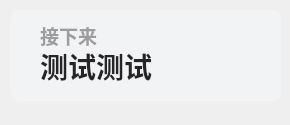
<?xml version="1.0" encoding="UTF-8"?>
<ui version="4.0">
 <class>Theme</class>
 <widget class="QWidget" name="Form">
  <property name="geometry">
   <rect>
    <x>0</x>
    <y>0</y>
    <width>290</width>
    <height>125</height>
   </rect>
  </property>
  <property name="minimumSize">
   <size>
    <width>0</width>
    <height>100</height>
   </size>
  </property>
  <property name="maximumSize">
   <size>
    <width>16777215</width>
    <height>65536</height>
   </size>
  </property>
  <property name="windowTitle">
   <string>更多活动</string>
  </property>
  <widget class="QLabel" name="next_subtitle">
   <property name="geometry">
    <rect>
     <x>40</x>
     <y>20</y>
     <width>211</width>
     <height>31</height>
    </rect>
   </property>
   <property name="font">
    <font>
     <family>Microsoft YaHei UI</family>
     <pointsize>14</pointsize>
     <weight>75</weight>
     <bold>true</bold>
    </font>
   </property>
   <property name="styleSheet">
    <string notr="true">color: rgba(0, 0, 0, 90);
font-weight: bold;</string>
   </property>
   <property name="text">
    <string>接下来</string>
   </property>
   <property name="textFormat">
    <enum>Qt::PlainText</enum>
   </property>
   <property name="alignment">
    <set>Qt::AlignLeading|Qt::AlignLeft|Qt::AlignVCenter</set>
   </property>
  </widget>
  <widget class="QLabel" name="next_lesson_text">
   <property name="geometry">
    <rect>
     <x>40</x>
     <y>40</y>
     <width>221</width>
     <height>51</height>
    </rect>
   </property>
   <property name="font">
    <font>
     <family>Microsoft YaHei UI</family>
     <pointsize>21</pointsize>
     <weight>75</weight>
     <bold>true</bold>
    </font>
   </property>
   <property name="styleSheet">
    <string notr="true">border: none;
color: rgba(37, 37, 37, 255);
font-weight: bold</string>
   </property>
   <property name="text">
    <string>测试测试</string>
   </property>
   <property name="textFormat">
    <enum>Qt::PlainText</enum>
   </property>
   <property name="alignment">
    <set>Qt::AlignLeading|Qt::AlignLeft|Qt::AlignVCenter</set>
   </property>
  </widget>
  <widget class="QLabel" name="backgnd">
   <property name="geometry">
    <rect>
     <x>10</x>
     <y>10</y>
     <width>271</width>
     <height>91</height>
    </rect>
   </property>
   <property name="styleSheet">
    <string notr="true">background-color: rgba(242, 243, 245, 255);
border-radius: 8px</string>
   </property>
   <property name="text">
    <string/>
   </property>
  </widget>
  <zorder>backgnd</zorder>
  <zorder>next_subtitle</zorder>
  <zorder>next_lesson_text</zorder>
 </widget>
 <resources/>
 <connections/>
</ui>
